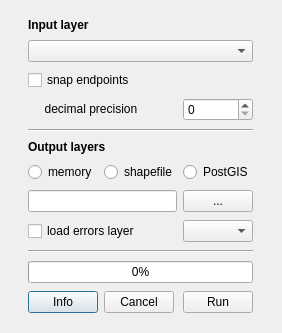
<?xml version="1.0" encoding="UTF-8"?>
<ui version="4.0">
 <class>RoadNetworkCleanerDialogBase</class>
 <widget class="QDialog" name="RoadNetworkCleanerDialogBase">
  <property name="geometry">
   <rect>
    <x>0</x>
    <y>0</y>
    <width>282</width>
    <height>333</height>
   </rect>
  </property>
  <property name="minimumSize">
   <size>
    <width>0</width>
    <height>0</height>
   </size>
  </property>
  <property name="windowTitle">
   <string>RoadNetworkCleaner</string>
  </property>
  <layout class="QHBoxLayout" name="horizontalLayout">
   <item>
    <layout class="QGridLayout">
     <property name="sizeConstraint">
      <enum>QLayout::SetNoConstraint</enum>
     </property>
     <property name="margin">
      <number>5</number>
     </property>
     <item row="16" column="0" colspan="2">
      <widget class="QCheckBox" name="errorsCheckBox">
       <property name="sizePolicy">
        <sizepolicy hsizetype="Minimum" vsizetype="Fixed">
         <horstretch>0</horstretch>
         <verstretch>0</verstretch>
        </sizepolicy>
       </property>
       <property name="text">
        <string>load errors layer</string>
       </property>
      </widget>
     </item>
     <item row="16" column="2">
      <widget class="QComboBox" name="idCombo">
       <property name="sizePolicy">
        <sizepolicy hsizetype="Minimum" vsizetype="Fixed">
         <horstretch>0</horstretch>
         <verstretch>0</verstretch>
        </sizepolicy>
       </property>
       <property name="maximumSize">
        <size>
         <width>70</width>
         <height>16777215</height>
        </size>
       </property>
      </widget>
     </item>
     <item row="4" column="0" colspan="3">
      <widget class="Line" name="line">
       <property name="orientation">
        <enum>Qt::Horizontal</enum>
       </property>
      </widget>
     </item>
     <item row="8" column="1">
      <widget class="QRadioButton" name="shpRadioButton">
       <property name="text">
        <string>shapefile</string>
       </property>
      </widget>
     </item>
     <item row="8" column="0">
      <widget class="QRadioButton" name="memoryRadioButton">
       <property name="text">
        <string>memory</string>
       </property>
      </widget>
     </item>
     <item row="3" column="0" colspan="2">
      <widget class="QLabel" name="label_3">
       <property name="sizePolicy">
        <sizepolicy hsizetype="MinimumExpanding" vsizetype="Fixed">
         <horstretch>0</horstretch>
         <verstretch>0</verstretch>
        </sizepolicy>
       </property>
       <property name="text">
        <string>     decimal precision </string>
       </property>
      </widget>
     </item>
     <item row="1" column="0" colspan="3">
      <widget class="QComboBox" name="inputCombo">
       <property name="sizePolicy">
        <sizepolicy hsizetype="MinimumExpanding" vsizetype="Fixed">
         <horstretch>0</horstretch>
         <verstretch>0</verstretch>
        </sizepolicy>
       </property>
      </widget>
     </item>
     <item row="2" column="0" colspan="3">
      <widget class="QCheckBox" name="snapCheckBox">
       <property name="sizePolicy">
        <sizepolicy hsizetype="Minimum" vsizetype="Fixed">
         <horstretch>0</horstretch>
         <verstretch>0</verstretch>
        </sizepolicy>
       </property>
       <property name="text">
        <string>snap endpoints</string>
       </property>
      </widget>
     </item>
     <item row="23" column="0">
      <widget class="QPushButton" name="settingsButton">
       <property name="maximumSize">
        <size>
         <width>70</width>
         <height>16777215</height>
        </size>
       </property>
       <property name="text">
        <string>Info</string>
       </property>
      </widget>
     </item>
     <item row="23" column="1">
      <widget class="QPushButton" name="cancelButton">
       <property name="sizePolicy">
        <sizepolicy hsizetype="MinimumExpanding" vsizetype="Fixed">
         <horstretch>0</horstretch>
         <verstretch>0</verstretch>
        </sizepolicy>
       </property>
       <property name="maximumSize">
        <size>
         <width>70</width>
         <height>16777215</height>
        </size>
       </property>
       <property name="text">
        <string>Cancel</string>
       </property>
      </widget>
     </item>
     <item row="3" column="2">
      <widget class="QSpinBox" name="decimalsSpin">
       <property name="maximumSize">
        <size>
         <width>70</width>
         <height>16777215</height>
        </size>
       </property>
      </widget>
     </item>
     <item row="7" column="0" colspan="3">
      <widget class="QLabel" name="label_4">
       <property name="sizePolicy">
        <sizepolicy hsizetype="MinimumExpanding" vsizetype="Fixed">
         <horstretch>0</horstretch>
         <verstretch>0</verstretch>
        </sizepolicy>
       </property>
       <property name="font">
        <font>
         <weight>75</weight>
         <bold>true</bold>
        </font>
       </property>
       <property name="text">
        <string>Output layers</string>
       </property>
      </widget>
     </item>
     <item row="21" column="0" colspan="3">
      <widget class="QProgressBar" name="cleaningProgress">
       <property name="sizePolicy">
        <sizepolicy hsizetype="MinimumExpanding" vsizetype="Fixed">
         <horstretch>0</horstretch>
         <verstretch>0</verstretch>
        </sizepolicy>
       </property>
       <property name="value">
        <number>0</number>
       </property>
      </widget>
     </item>
     <item row="19" column="0" colspan="3">
      <widget class="Line" name="line_2">
       <property name="orientation">
        <enum>Qt::Horizontal</enum>
       </property>
      </widget>
     </item>
     <item row="0" column="0" colspan="3">
      <widget class="QLabel" name="label">
       <property name="sizePolicy">
        <sizepolicy hsizetype="MinimumExpanding" vsizetype="Fixed">
         <horstretch>0</horstretch>
         <verstretch>0</verstretch>
        </sizepolicy>
       </property>
       <property name="font">
        <font>
         <weight>75</weight>
         <bold>true</bold>
        </font>
       </property>
       <property name="text">
        <string>Input layer</string>
       </property>
      </widget>
     </item>
     <item row="8" column="2">
      <widget class="QRadioButton" name="postgisRadioButton">
       <property name="text">
        <string>PostGIS</string>
       </property>
      </widget>
     </item>
     <item row="23" column="2">
      <widget class="QPushButton" name="cleanButton">
       <property name="sizePolicy">
        <sizepolicy hsizetype="MinimumExpanding" vsizetype="Fixed">
         <horstretch>0</horstretch>
         <verstretch>0</verstretch>
        </sizepolicy>
       </property>
       <property name="maximumSize">
        <size>
         <width>70</width>
         <height>16777215</height>
        </size>
       </property>
       <property name="text">
        <string>Run</string>
       </property>
      </widget>
     </item>
     <item row="15" column="0" colspan="2">
      <widget class="QLineEdit" name="outputCleaned">
       <property name="enabled">
        <bool>true</bool>
       </property>
       <property name="sizePolicy">
        <sizepolicy hsizetype="Minimum" vsizetype="Fixed">
         <horstretch>0</horstretch>
         <verstretch>0</verstretch>
        </sizepolicy>
       </property>
      </widget>
     </item>
     <item row="15" column="2">
      <widget class="QPushButton" name="browseCleaned">
       <property name="sizePolicy">
        <sizepolicy hsizetype="MinimumExpanding" vsizetype="Fixed">
         <horstretch>0</horstretch>
         <verstretch>0</verstretch>
        </sizepolicy>
       </property>
       <property name="maximumSize">
        <size>
         <width>70</width>
         <height>16777215</height>
        </size>
       </property>
       <property name="text">
        <string>...</string>
       </property>
      </widget>
     </item>
    </layout>
   </item>
  </layout>
 </widget>
 <resources/>
 <connections/>
</ui>
